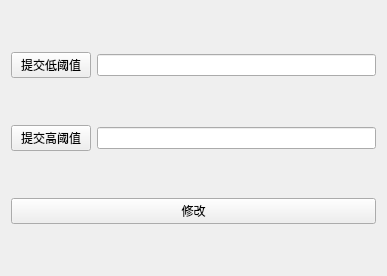
<?xml version="1.0" encoding="UTF-8"?>
<ui version="4.0">
 <class>DoubleSubmit</class>
 <widget class="QWidget" name="DoubleSubmit">
  <property name="geometry">
   <rect>
    <x>0</x>
    <y>0</y>
    <width>387</width>
    <height>276</height>
   </rect>
  </property>
  <property name="windowTitle">
   <string>DoubleSubmit</string>
  </property>
  <layout class="QGridLayout" name="gridLayout">
   <item row="0" column="0">
    <widget class="QPushButton" name="pushButton">
     <property name="text">
      <string>提交低阈值</string>
     </property>
    </widget>
   </item>
   <item row="0" column="1">
    <widget class="QLineEdit" name="lineEdit"/>
   </item>
   <item row="1" column="0">
    <widget class="QPushButton" name="pushButton_2">
     <property name="text">
      <string>提交高阈值</string>
     </property>
    </widget>
   </item>
   <item row="1" column="1">
    <widget class="QLineEdit" name="lineEdit_2">
     <property name="text">
      <string/>
     </property>
    </widget>
   </item>
   <item row="2" column="0" colspan="2">
    <widget class="QPushButton" name="pushButton_3">
     <property name="text">
      <string>修改</string>
     </property>
    </widget>
   </item>
  </layout>
 </widget>
 <layoutdefault spacing="6" margin="11"/>
 <resources/>
 <connections/>
</ui>
